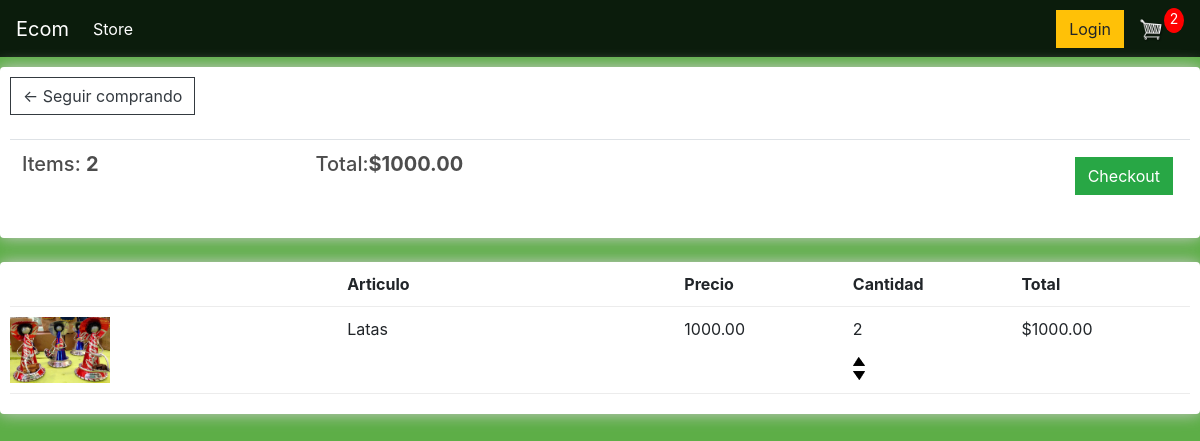
The app's page /cart/ (signed in) with its own data.
### store/models.py (models this page shows, shortened)
class Order(models.Model):
    customer         =  models.ForeignKey      (Customer, on_delete=models.SET_NULL, blank=True, null=True)
    date_orderd      =  models.DateTimeField   (auto_now_add=True)
    complete         =  models.BooleanField    (default=False, null=True, blank=False)
    transaction_id   =  models.CharField       (max_length=200, null=True)
    @property
    def get_cart_total(self):
        orderitems = self.orderitem_set.all()
        total = sum([item.get_total for item in orderitems])
        return total
    @property
    def get_cart_items(self):
        orderitems = self.orderitem_set.all()
        total = sum([item.qunatity for item in orderitems])
        return total

class OrderItem(models.Model):
    product          =  models.ForeignKey      (Product, on_delete=models.SET_NULL, blank=True, null=True)
    order            =  models.ForeignKey      (Order, on_delete=models.SET_NULL, blank=True, null=True)
    qunatity         =  models.IntegerField    (default=0, null=True, blank=True)
    date_added       =  models.DateTimeField   (auto_now_add=True)
    @property
    def get_total(self):
        total = self.product.price * self.qunatity
        return total

class Product(models.Model):
    name             =  models.CharField       (max_length=200, null=True)
    price            =  models.FloatField      ()
    digital          =  models.BooleanField    (default=False,null=True, blank=True)
    image            =  models.ImageField      (null=True, blank=True)
    @property
    def imageURL(self):
        try:
            url = self.image.url
        except:
            url = ''
        return url

### store/views.py (the view)
# urls.py: path('cart/', views.cart, name="cart"),
def cart(request):
	if request.user.is_authenticated:
		customer = request.user.customer
		order, created = Order.objects.get_or_create(customer=customer, complete=False)
		items = order.orderitem_set.all()
		cartItems = order.get_cart_items
	else:
		items = []
		order = {'get_cart_total':0, 'get_cart_items':0, 'shipping':False}
		cartItems = order['get_cart_items']
	context = {'items':items, 'order': order, 'cartItems':cartItems}
	return render(request, 'store/cart.html', context)

### store/templates/store/cart.html
{% extends 'store/main.html' %}
{% load static %}
{% block content %}
	<div class="row">
		<div class="col-lg-12">
			<div class="box-element">
				<a  class="btn btn-outline-dark" href="{% url 'store' %}">&#x2190; Seguir comprando</a>
				<br>
				<br>
				<table class="table">
					<tr>
						<th><h5>Items: <strong>{{order.get_cart_items}}</strong></h5></th>
						<th><h5>Total:<strong>${{order.get_cart_total|floatformat:2}}</strong></h5></th>
						<th>
							<a  style="float:right; margin:5px;" class="btn btn-success" href="{% url 'checkout' %}">Checkout</a>
						</th>
					</tr>
				</table>
			</div>
			<br>
			<div class="box-element">
				<div class="cart-row">
					<div style="flex:2"></div>
					<div style="flex:2"><strong>Articulo</strong></div>
					<div style="flex:1"><strong>Precio</strong></div>
					<div style="flex:1"><strong>Cantidad</strong></div>
					<div style="flex:1"><strong>Total</strong></div>
				</div>
				{% for item in items %}
				<div class="cart-row">
					<div style="flex:2"><img class="row-image" src="{{item.product.imageURL}}"></div>
					<div style="flex:2"><p>{{item.product.name}}</p></div>
					<div style="flex:1"><p>{{item.get_total|floatformat:2}}</p></div>
					<div style="flex:1">
						<p class="qunatity">{{item.qunatity}}</p>
						<div class="qunatity">
							<img data-product="{{item.product.id}}" data-action="add" class="chg-quantity update-cart" src="{% static  'images/arriba.png' %}">
							<img data-product="{{item.product.id}}" data-action="remove" class="chg-quantity update-cart" src="{% static  'images/abajo.png' %}">
						</div>
					</div>
					<div style="flex:1"><p>${{item.get_total|floatformat:2}}</p></div>
				</div>
				{% endfor %}
			</div>
		</div>
	</div>
{% endblock content %}

### static/css/main.css (style rules this page uses)
body { background-color: hsl(107, 42%, 48%); }
h1,h2,h3,h4,h5,h6 { color:hsl(0, 0%, 30%); }
.box-element { box-shadow:hsl(0, 0%, 80%) 0 0 16px; background-color: #fff; border-radius: 4px; padding: 10px; }
.col-lg-4, .col-lg-6, .col-lg-8, .col-lg-12 { margin-top: 10px; }
.btn { border-radius: 0; }
.row-image { width: 100px; }
.cart-row { display: flex; align-items: flex-stretch; padding-bottom: 10px; margin-bottom: 10px; border-bottom: 1px solid #ececec; }
.chg-quantity { width: 12px; cursor: pointer; display: block; margin-top: 5px; transition:.1s; }

### records on screen
Order: get_cart_items "2", get_cart_total "1000.00"
OrderItem: product.imageURL (picture), product.name "Latas", get_total "1000.00", qunatity "2"

### other values on screen
{{ cartItems }} "2"
